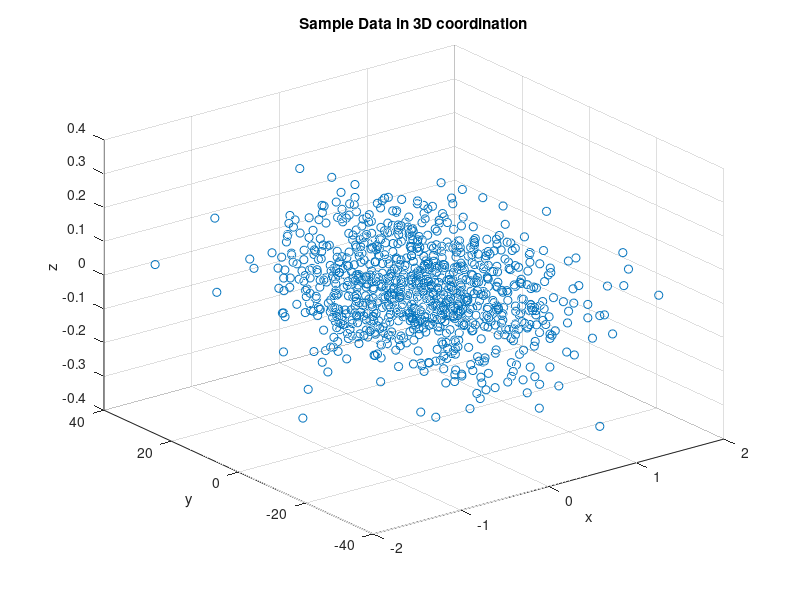
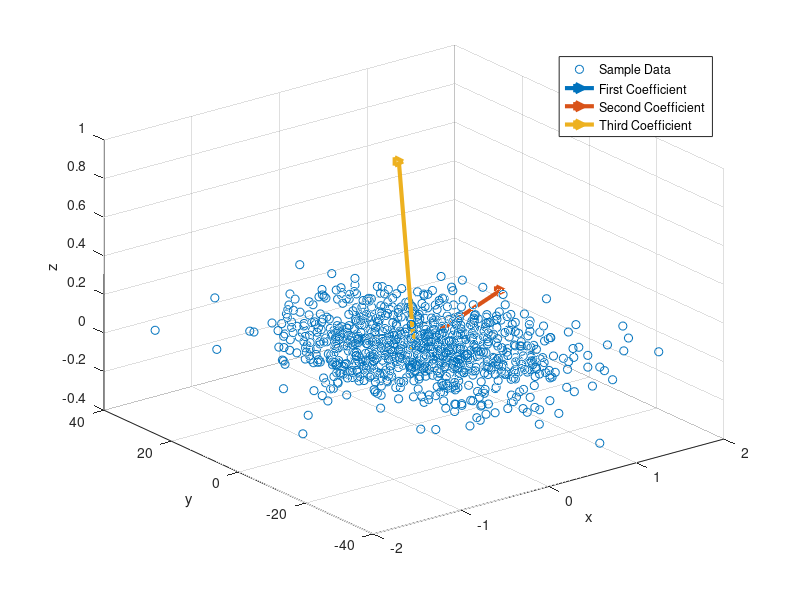
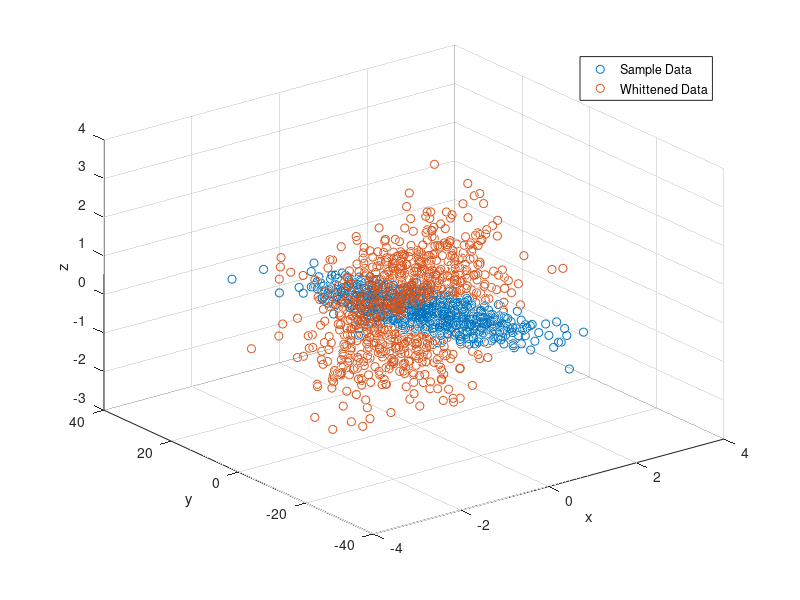

Here is the MATLAB script that generated these plots, in order: (Note: this script raises an error after producing the figures.)
% Loading Sample Data
clc
clear
close all

data = load('datas/SampleData.mat');

scatter3(data.X(1,:), data.X(2,:), data.X(3,:))
title('Sample Data in 3D coordination')
xlabel('x')
ylabel('y')
zlabel('z')
%% Determining PCA comonents of the data
clc
close all
covMat = cov(data.X');
[eigVectors, eigValues] = eig(covMat);
[~,I] = sort(eigValues,'descend');
I = flip(I(1,:));
coeff = eigVectors(:,I);

figure
scatter3(data.X(1,:), data.X(2,:), data.X(3,:))
hold on
plot3([0,coeff(1,1)], [0,coeff(2,1)], [0,coeff(3,1)],'->', 'LineWidth',3)
plot3([0,coeff(1,2)], [0,coeff(2,2)], [0,coeff(3,2)],'->', 'LineWidth',3)
plot3([0,coeff(1,3)], [0,coeff(2,3)], [0,coeff(3,3)],'->', 'LineWidth',3)
legend('Sample Data', 'First Coefficient', 'Second Coefficient', 'Third Coefficient')

xlabel('x')
ylabel('y')
zlabel('z')
%% Whittening data using PCA
clc
close all
X = data.X;
[eigVectors, eigValues] = eig(cov(X'));
[~,indx] = sort(diag(eigValues), 'descend');
eigValues = flip(eigValues(:,indx));
eigVectors = eigVectors(:,indx);

B = sqrt(inv(eigValues));
A = eigVectors';
data_white = B*A*X;

figure
scatter3(X(1,:), X(2,:), X(3,:))
hold on
scatter3(data_white(1,:), data_white(2,:), data_white(3,:))
legend('Sample Data', 'Whittened Data')

xlabel('x')
ylabel('y')
zlabel('z')
%% Loading Sample EEG data
clc
close all
data = load("datas/EEGSampleData.mat");
load('datas/Electrodes')

figure
X = data.X_org;
plotEEG(X, Electrodes)
title('Original Signal')

% Adding noise to the data
clc

Noise = data.X_noise_1;
X = data.X_org;
Ps = sum(X.^2,'all');
Pn = sum(Noise.^2,'all');
SNR = -10;
sigma = sqrt(Ps/Pn * 10^(-SNR/10));
X_noisy = X + sigma*Noise;

figure
plotEEG(X_noisy, Electrodes)
title("Noisy Signal")

[coeff_pca, scores_pca, K_pca] = pca(X_noisy');
figure
plotEEG(scores_pca', Electrodes)
title("Components of PCA")
%% Denoising signal by PCA
coeff_pca_main = coeff_pca;
X_den_pca = coeff_pca_main'*X_noisy;

figure
plotEEG(X_den_pca, Electrodes)
title("Denoised signal using PCA")